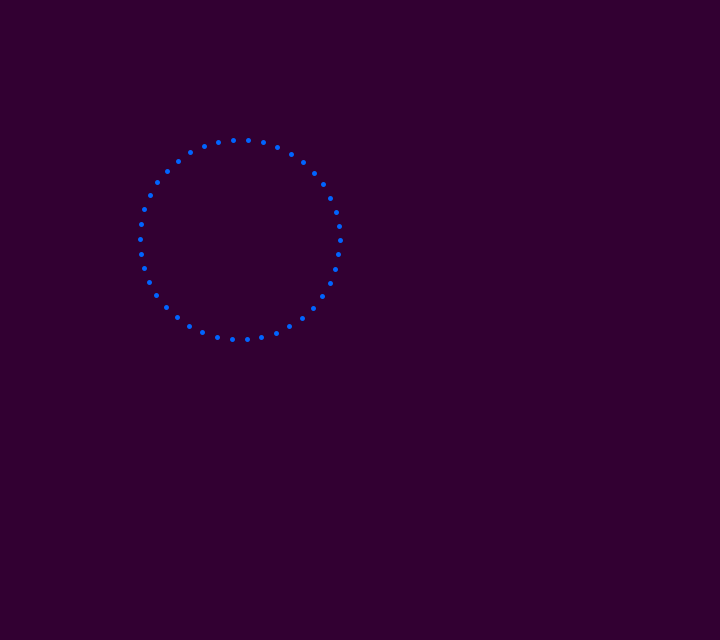
Frame 1 (no input)
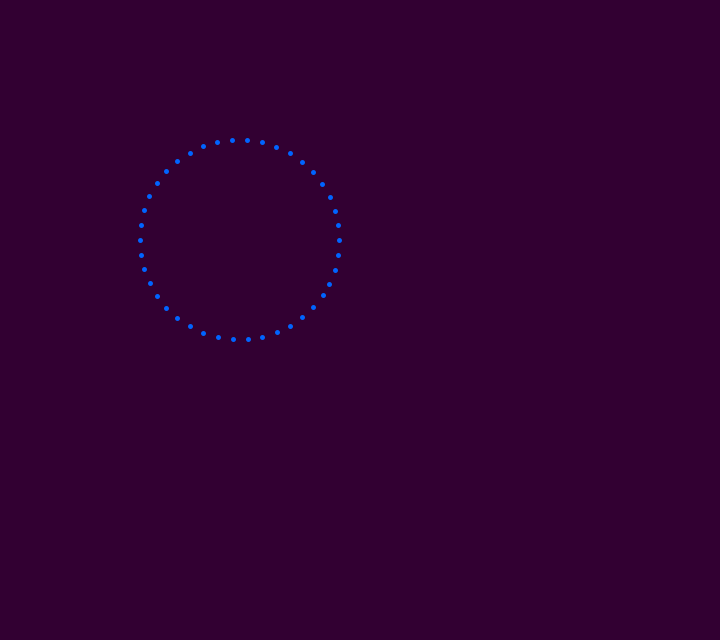
Frame 60 (the mouse pressed at the canvas centre just before this capture)
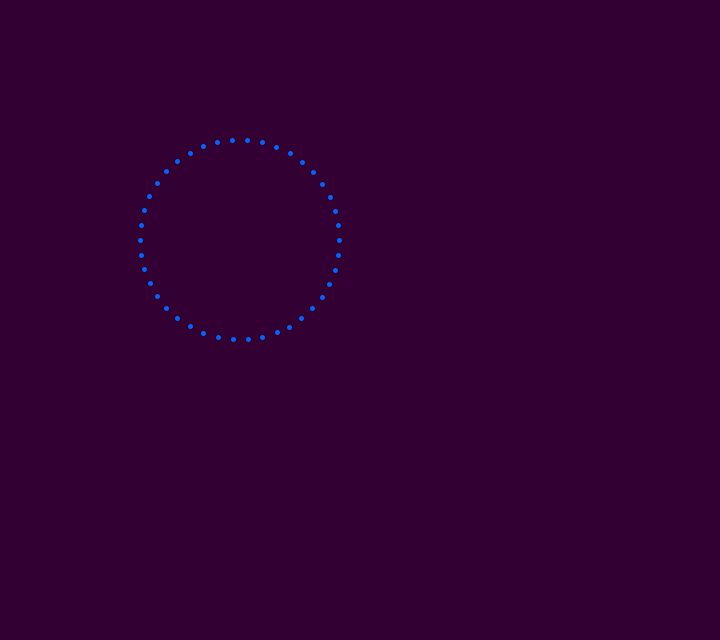
Frame 120 (the mouse held since frame 60 and released just before this capture)

The Processing sketch that drew these frames (run headless with seeded random() and noise(); from frame 60 on, the mouse is pressed at the canvas centre):

// Processing sketch: sinCircle
// ── sinCircle.pde
int frame = 0;
float[] r = new float[15];
float[] g = new float[15];
float[] b = new float[15];

void setup() {
	size(720, 640);
	strokeWeight(5);
	frameRate(30);
}

void draw() {
	background(50, 0, 50);
	
	//Draw animated point
	for (int i = 0; i < 2*PI*100; i += 15) {
		stroke(0, 100, 255);

		//position             speed          size
		point(240 + cos((i + frame) * 0.01) * 100, 240 + sin((i + frame) * 0.01) * 100);
		



		// if (frame%10 == 0){
		// 	for (int j = 0; j < 15; j++){
		// 		r[j] = (random(0, 255)); g[j] = (random(0, 255)); b[j] = (random(0, 255));
		// 	}
		// }
		
		// for (int j = 0; j < 15; j++){
		// 	stroke(r[j], g[j], b[j]);
		// 	point(width/2 + cos((i + frame * pow(-1, j)) * 0.01) * (0+j*20), height/2 + sin((i + frame * pow(-1, j)) * 0.01) * (0+j*20));
		// } 
		


		//circle of different sizes 
		// for (int j = 0; j < 15; j++){
		// 	point(width/2 + cos((i + frame * pow(-1, j)) * 0.01) * (0+j*20), height/2 + sin((i + frame * pow(-1, j)) * 0.01) * (0+j*20));
		// } 

		//Cylinder fun
		// for (int j = 0; j < 10; j++){
		// 	point(160 + cos((i + frame ) * 0.01) * 100+j*20, 160 + sin((i + frame ) * 0.01) * 100+j*20);
		// }

		//cylinder weird
		// for (int j = 0; j < 10; j++){
		// 	point(160 + cos((i + frame/2 * pow(-1, j)) * 0.01) * 100+j*20, 160 + sin((i + frame * pow(-1, j)) * 0.01) * 100+j*20);
		// } 
		


	}

	frame++;
}
